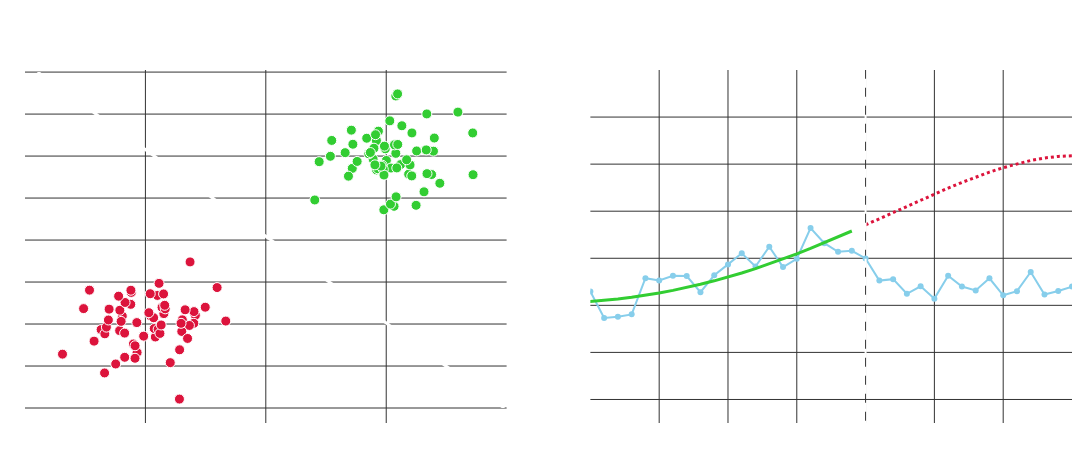

Notebook code cell kept with this figure:
### Markdown cell above
##### Nearly Solved vs Unsolved Problems

In this space we generally consider two classes of problems

- *solved* or *nearly-solved* problems 
- *unsolved* problems

For example, we don't **worry** that our phone can't open with FaceId - sometimes it *doesn't work* but that is intentional for security, the problem is *nearly-solved* it has a significant degree of confidence its you, so much so its safe enough to lock you phone with it along with your passwords and wallet.  The distribution is relatively stable, our face does not change daily producing new samples for the model to predict making it a (relatively) easy modeling problem (even though it is also non-stationary it is far more stable)

In contrast to this, stock returns (as we've seen above) are non-stationary to a different degree, we effectively fit a model to data from an entirely different distribution incorrectly informing our models and parameters with a naiive model training process.

### Code cell
import numpy as np
import plotly.graph_objs as go
from plotly.subplots import make_subplots
from sklearn.linear_model import LogisticRegression

# --- Figure setup ---
fig = make_subplots(
    rows=1, cols=2,
    subplot_titles=("Facial Recognition Latent Space", "Stock Path: In-sample Fit vs Out-of-sample Reality"),
    horizontal_spacing=0.08
)

# ===============================
# LEFT PANEL: Latent-space scatter
# ===============================
np.random.seed(10)
n = 120
x_pos = np.random.randn(n//2, 2) * 0.6 + np.array([2, 2])
x_neg = np.random.randn(n//2, 2) * 0.6 + np.array([-2, -2])
X = np.vstack([x_pos, x_neg])
y = np.hstack([np.ones(n//2), np.zeros(n//2)])

clf = LogisticRegression().fit(X, y)
xx, yy = np.meshgrid(np.linspace(-4, 4, 120), np.linspace(-4, 4, 120))
zz = clf.decision_function(np.c_[xx.ravel(), yy.ravel()]).reshape(xx.shape)

contour = go.Contour(
    x=np.linspace(-4, 4, 120),
    y=np.linspace(-4, 4, 120),
    z=zz,
    showscale=False,
    contours=dict(
        start=0, end=0, size=1,
        showlines=True, coloring='none'
    ),
    line=dict(color='white', width=3)
)

pos_scatter = go.Scatter(
    x=x_pos[:, 0], y=x_pos[:, 1],
    mode='markers',
    marker=dict(color='limegreen', size=10, line=dict(width=1, color='white')),
    name='Recognized (Yes)'
)
neg_scatter = go.Scatter(
    x=x_neg[:, 0], y=x_neg[:, 1],
    mode='markers',
    marker=dict(color='crimson', size=10, line=dict(width=1, color='white')),
    name='Not Recognized (No)'
)

fig.add_trace(pos_scatter, row=1, col=1)
fig.add_trace(neg_scatter, row=1, col=1)
fig.add_trace(contour, row=1, col=1)

# ===============================
# RIGHT PANEL: ABM simulation & poor polynomial extrapolation
# ===============================
np.random.seed(42)
T = 200
t = np.arange(T)
# ABM-like price path: drift + volatility + mean-reverting noise
price = np.zeros(T)
price[0] = 100
for i in range(1, T):
    drift = 0.05
    shock = np.random.randn() * 0.6
    mean_revert = 0.03 * (100 - price[i-1])
    price[i] = price[i-1] + drift + shock + mean_revert

# Split into train/test (in-sample vs OOS)
train_cut = 130
t_train, t_test = t[:train_cut], t[train_cut:]
p_train, p_test = price[:train_cut], price[train_cut:]

# Polynomial fit to training
deg = 6
coef = np.polyfit(t_train, p_train, deg)
poly_fit = np.poly1d(coef)

p_pred_train = poly_fit(t_train)
p_pred_test = poly_fit(t_test)

# Add one extra "future" region to show divergence
t_future = np.arange(T, T + 20)
p_pred_future = poly_fit(t_future)

# --- Traces ---
true_line = go.Scatter(
    x=t, y=price, mode='lines+markers',
    line=dict(color='skyblue', width=2),
    name='ABM True Path'
)
fit_train = go.Scatter(
    x=t_train, y=p_pred_train,
    mode='lines',
    line=dict(color='limegreen', width=3),
    name='Polynomial Fit (Train)'
)
fit_test = go.Scatter(
    x=t_test, y=p_pred_test,
    mode='lines',
    line=dict(color='crimson', width=3, dash='dot'),
    name='Polynomial Fit (OOS)'
)
fit_future = go.Scatter(
    x=t_future, y=p_pred_future,
    mode='lines',
    line=dict(color='crimson', width=2, dash='dot'),
    opacity=0.6,
    name='Polynomial Extrapolation (Future)'
)
split_line = go.Scatter(
    x=[train_cut, train_cut],
    y=[min(price)-5, max(price)+5],
    mode='lines',
    line=dict(color='white', width=2, dash='dash'),
    showlegend=False
)

fig.add_trace(true_line, row=1, col=2)
fig.add_trace(fit_train, row=1, col=2)
fig.add_trace(fit_test, row=1, col=2)
fig.add_trace(fit_future, row=1, col=2)
fig.add_trace(split_line, row=1, col=2)

# ===============================
# Styling
# ===============================
for i in range(1, 3):
    fig.update_xaxes(showgrid=True, gridcolor="#323232", gridwidth=1, zeroline=False, row=1, col=i)
    fig.update_yaxes(showgrid=True, gridcolor="#323232", gridwidth=1, zeroline=False, row=1, col=i)

# Limit x and y axes on the right (second) subplot
fig.update_xaxes(range=[110, 145], row=1, col=2)
fig.update_yaxes(range=[95, 110], row=1, col=2)

fig.update_layout(
    width=1150,
    height=450,
    plot_bgcolor='rgba(0,0,0,0)',
    paper_bgcolor='rgba(0,0,0,0)',
    font=dict(color='white'),
    margin=dict(l=10, r=10, t=70, b=10),
    title=dict(
        text="Model Comparison: Nearly Solved vs Unsolved Problems",
        y=0.97
    ),
    showlegend=False
)

fig.show()

### Figure 1 — Plotly figure (JSON) as saved in the notebook; plotly's stock layout.template omitted (floating-point values rounded to 4 significant figures; data arrays with more than 128 entries replaced by an {"elided": "..."} marker saying what was removed)
{"data": [{"marker": {"color": "limegreen", "line": {"color": "white", "width": 1}, "size": 10}, "mode": "markers", "name": "Recognized (Yes)", "type": "scatter", "x": [2.799, 1.073, 2.373, 2.159, 2.003, 2.26, 1.421, 2.137, 1.318, 2.891, 0.8134, 2.16, 2.674, 2.059, 1.837, 1.84, 2.08, 2.785, 2.24, 2.754, 2.396, 1.436, 1.517, 1.797, 2.339, 1.984, 1.676, 2.505, 3.437, 1.933, 1.861, 2.677, 1.951, 2.628, 1.783, 2.192, 1.871, 2.189, 1.095, 1.373, 3.191, 0.8863, 1.96, 1.971, 2.13, 2.665, 1.963, 2.427, 1.711, 2.496, 2.07, 1.446, 1.913, 1.822, 2.424, 2.176, 3.443, 1.812, 1.737, 2.164], "xaxis": "x", "y": [2.429, 1.995, 1.568, 2.065, 1.895, 2.722, 2.617, 2.267, 2.081, 1.352, 0.954, 3.431, 3.004, 2.839, 2.368, 1.67, 1.714, 2.117, 1.797, 1.561, 1.789, 1.706, 1.872, 2.187, 1.912, 2.173, 2.425, 2.122, 2.55, 1.783, 1.699, 1.581, 1.682, 1.149, 1.927, 2.277, 2.593, 3.481, 2.372, 1.521, 3.047, 1.866, 0.721, 2.236, 0.8034, 2.147, 1.548, 2.551, 2.054, 0.8273, 0.8555, 2.282, 1.76, 2.509, 1.528, 1.718, 1.556, 1.791, 2.085, 1.029], "yaxis": "y"}, {"marker": {"color": "crimson", "line": {"color": "white", "width": 1}, "size": 10}, "mode": "markers", "name": "Not Recognized (No)", "type": "scatter", "x": [-2.344, -1.258, -1.17, -1.386, -1.006, -2.138, -2.384, -2.736, -1.196, -0.8088, -2.173, -2.029, -1.773, -2.674, -1.801, -1.694, -1.193, -2.142, -2.424, -1.434, -1.269, -1.723, -3.377, -2.2, -1.835, -3.027, -1.34, -2.428, -1.671, -1.396, -2.853, -1.68, -0.665, -1.853, -2.243, -1.788, -2.648, -2.235, -1.432, -1.3, -1.92, -2.615, -2.678, -1.408, -2.493, -2.241, -1.759, -2.403, -2.928, -1.698, -2.338, -1.587, -1.911, -2.345, -1.738, -2.603, -1.863, -1.943, -2.172, -2.445], "xaxis": "x", "y": [-2.792, -0.5208, -1.792, -1.9, -1.599, -2.678, -1.812, -2.133, -1.982, -1.132, -2.816, -2.288, -1.031, -2.233, -1.319, -1.751, -1.704, -1.966, -1.672, -3.788, -2.034, -1.603, -2.718, -2.475, -2.309, -1.633, -1.661, -2.157, -1.638, -2.177, -2.407, -1.554, -1.93, -2.106, -1.531, -2.124, -2.074, -1.247, -2.613, -2.343, -1.278, -1.904, -3.165, -1.983, -2.952, -1.195, -2.224, -1.937, -1.193, -1.283, -1.487, -2.92, -1.811, -2.216, -2.023, -1.645, -1.85, -1.731, -2.518, -1.337], "yaxis": "y"}, {"contours": {"coloring": "none", "end": 0, "showlines": true, "size": 1, "start": 0}, "line": {"color": "white", "width": 3}, "showscale": false, "type": "contour", "x": [-4.0, -3.933, -3.866, -3.798, -3.731, -3.664, -3.597, -3.529, -3.462, -3.395, -3.328, -3.261, -3.193, -3.126, -3.059, -2.992, -2.924, -2.857, -2.79, -2.723, -2.655, -2.588, -2.521, -2.454, -2.387, -2.319, -2.252, -2.185, -2.118, -2.05, -1.983, -1.916, -1.849, -1.782, -1.714, -1.647, -1.58, -1.513, -1.445, -1.378, -1.311, -1.244, -1.176, -1.109, -1.042, -0.9748, -0.9076, -0.8403, -0.7731, -0.7059, -0.6387, -0.5714, -0.5042, -0.437, -0.3697, -0.3025, -0.2353, -0.1681, -0.1008, -0.03361, 0.03361, 0.1008, 0.1681, 0.2353, 0.3025, 0.3697, 0.437, 0.5042, 0.5714, 0.6387, 0.7059, 0.7731, 0.8403, 0.9076, 0.9748, 1.042, 1.109, 1.176, 1.244, 1.311, 1.378, 1.445, 1.513, 1.58, 1.647, 1.714, 1.782, 1.849, 1.916, 1.983, 2.05, 2.118, 2.185, 2.252, 2.319, 2.387, 2.454, 2.521, 2.588, 2.655, 2.723, 2.79, 2.857, 2.924, 2.992, 3.059, 3.126, 3.193, 3.261, 3.328, 3.395, 3.462, 3.529, 3.597, 3.664, 3.731, 3.798, 3.866, 3.933, 4.0], "xaxis": "x", "y": [-4.0, -3.933, -3.866, -3.798, -3.731, -3.664, -3.597, -3.529, -3.462, -3.395, -3.328, -3.261, -3.193, -3.126, -3.059, -2.992, -2.924, -2.857, -2.79, -2.723, -2.655, -2.588, -2.521, -2.454, -2.387, -2.319, -2.252, -2.185, -2.118, -2.05, -1.983, -1.916, -1.849, -1.782, -1.714, -1.647, -1.58, -1.513, -1.445, -1.378, -1.311, -1.244, -1.176, -1.109, -1.042, -0.9748, -0.9076, -0.8403, -0.7731, -0.7059, -0.6387, -0.5714, -0.5042, -0.437, -0.3697, -0.3025, -0.2353, -0.1681, -0.1008, -0.03361, 0.03361, 0.1008, 0.1681, 0.2353, 0.3025, 0.3697, 0.437, 0.5042, 0.5714, 0.6387, 0.7059, 0.7731, 0.8403, 0.9076, 0.9748, 1.042, 1.109, 1.176, 1.244, 1.311, 1.378, 1.445, 1.513, 1.58, 1.647, 1.714, 1.782, 1.849, 1.916, 1.983, 2.05, 2.118, 2.185, 2.252, 2.319, 2.387, 2.454, 2.521, 2.588, 2.655, 2.723, 2.79, 2.857, 2.924, 2.992, 3.059, 3.126, 3.193, 3.261, 3.328, 3.395, 3.462, 3.529, 3.597, 3.664, 3.731, 3.798, 3.866, 3.933, 4.0], "yaxis": "y", "z": {"elided": "120x120 float values"}}, {"line": {"color": "skyblue", "width": 2}, "mode": "lines+markers", "name": "ABM True Path", "type": "scatter", "x": {"elided": "200 int values"}, "xaxis": "x2", "y": {"elided": "200 float values"}, "yaxis": "y2"}, {"line": {"color": "limegreen", "width": 3}, "mode": "lines", "name": "Polynomial Fit (Train)", "type": "scatter", "x": {"elided": "130 int values"}, "xaxis": "x2", "y": {"elided": "130 float values"}, "yaxis": "y2"}, {"line": {"color": "crimson", "dash": "dot", "width": 3}, "mode": "lines", "name": "Polynomial Fit (OOS)", "type": "scatter", "x": [130, 131, 132, 133, 134, 135, 136, 137, 138, 139, 140, 141, 142, 143, 144, 145, 146, 147, 148, 149, 150, 151, 152, 153, 154, 155, 156, 157, 158, 159, 160, 161, 162, 163, 164, 165, 166, 167, 168, 169, 170, 171, 172, 173, 174, 175, 176, 177, 178, 179, 180, 181, 182, 183, 184, 185, 186, 187, 188, 189, 190, 191, 192, 193, 194, 195, 196, 197, 198, 199], "xaxis": "x2", "y": [103.4, 103.7, 103.9, 104.2, 104.5, 104.7, 105.0, 105.2, 105.4, 105.7, 105.9, 106.0, 106.2, 106.3, 106.3, 106.4, 106.3, 106.3, 106.1, 105.9, 105.6, 105.3, 104.8, 104.3, 103.7, 102.9, 102.0, 101.0, 99.84, 98.53, 97.05, 95.4, 93.56, 91.52, 89.26, 86.77, 84.04, 81.06, 77.79, 74.24, 70.38, 66.19, 61.66, 56.77, 51.49, 45.82, 39.71, 33.17, 26.15, 18.64, 10.62, 2.055, -7.077, -16.8, -27.15, -38.15, -49.82, -62.21, -75.33, -89.23, -103.9, -119.5, -135.9, -153.2, -171.5, -190.8, -211.1, -232.4, -254.9, -278.5], "yaxis": "y2"}, {"line": {"color": "crimson", "dash": "dot", "width": 2}, "mode": "lines", "name": "Polynomial Extrapolation (Future)", "opacity": 0.6, "type": "scatter", "x": [200, 201, 202, 203, 204, 205, 206, 207, 208, 209, 210, 211, 212, 213, 214, 215, 216, 217, 218, 219], "xaxis": "x2", "y": [-303.4, -329.4, -356.8, -385.4, -415.5, -447.0, -480.0, -514.5, -550.6, -588.3, -627.8, -669.0, -712.0, -757.0, -803.8, -852.7, -903.6, -956.7, -1012.0, -1070.0], "yaxis": "y2"}, {"line": {"color": "white", "dash": "dash", "width": 2}, "mode": "lines", "showlegend": false, "type": "scatter", "x": [130, 130], "xaxis": "x2", "y": [91.65, 110.4], "yaxis": "y2"}], "layout": {"annotations": [{"font": {"size": 16}, "showarrow": false, "text": "Facial Recognition Latent Space", "x": 0.23, "xanchor": "center", "xref": "paper", "y": 1, "yanchor": "bottom", "yref": "paper"}, {"font": {"size": 16}, "showarrow": false, "text": "Stock Path: In-sample Fit vs Out-of-sample Reality", "x": 0.77, "xanchor": "center", "xref": "paper", "y": 1, "yanchor": "bottom", "yref": "paper"}], "font": {"color": "white"}, "height": 450, "margin": {"b": 10, "l": 10, "r": 10, "t": 70}, "paper_bgcolor": "rgba(0,0,0,0)", "plot_bgcolor": "rgba(0,0,0,0)", "showlegend": false, "title": {"text": "Model Comparison: Nearly Solved vs Unsolved Problems", "y": 0.97}, "width": 1150, "xaxis": {"anchor": "y", "domain": [0, 0.46], "gridcolor": "#323232", "gridwidth": 1, "showgrid": true, "zeroline": false}, "xaxis2": {"anchor": "y2", "domain": [0.54, 1], "gridcolor": "#323232", "gridwidth": 1, "range": [110, 145], "showgrid": true, "zeroline": false}, "yaxis": {"anchor": "x", "domain": [0, 1], "gridcolor": "#323232", "gridwidth": 1, "showgrid": true, "zeroline": false}, "yaxis2": {"anchor": "x2", "domain": [0, 1], "gridcolor": "#323232", "gridwidth": 1, "range": [95, 110], "showgrid": true, "zeroline": false}}}
